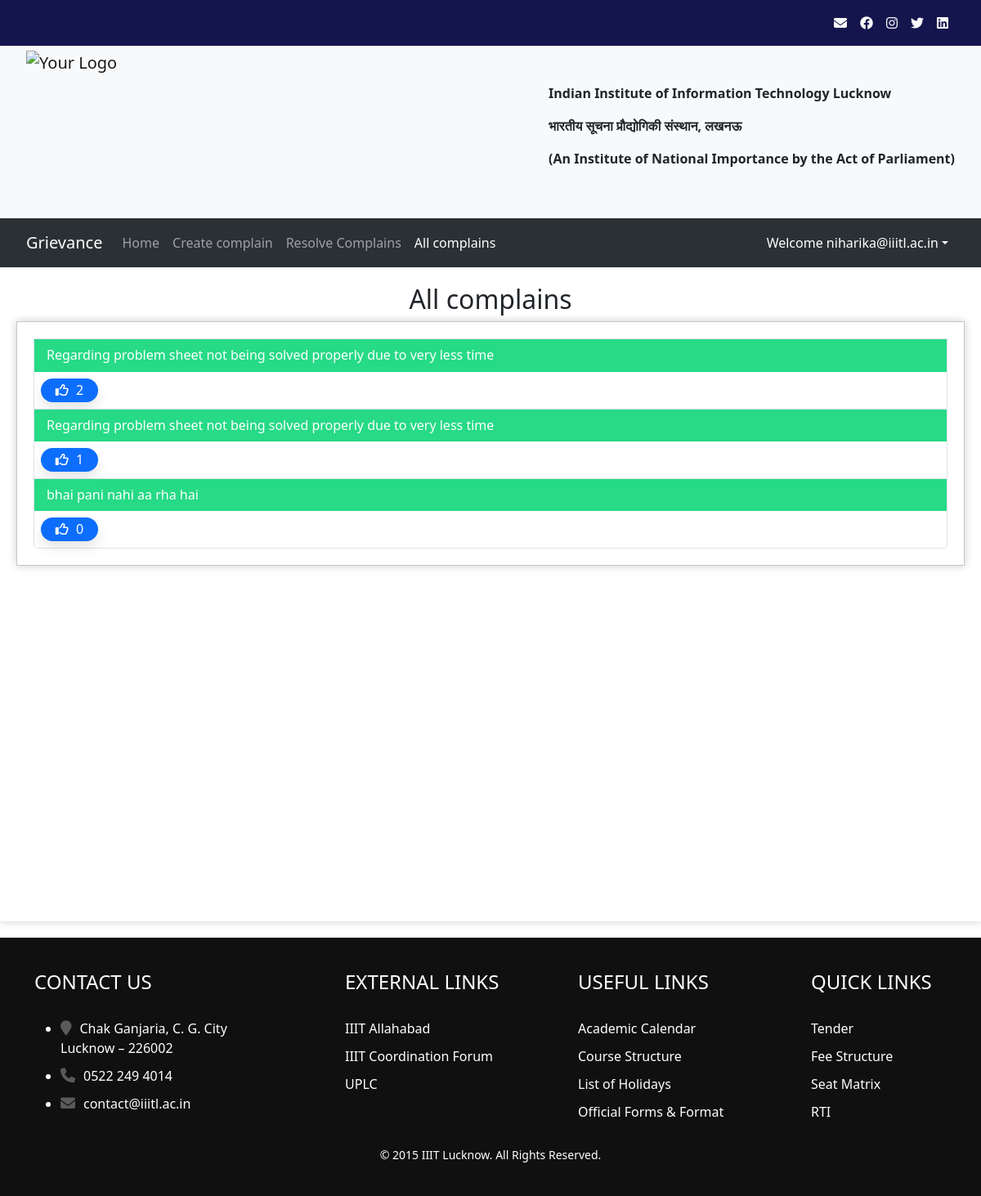
Before: /allcomplain (signed in) with the older database file.
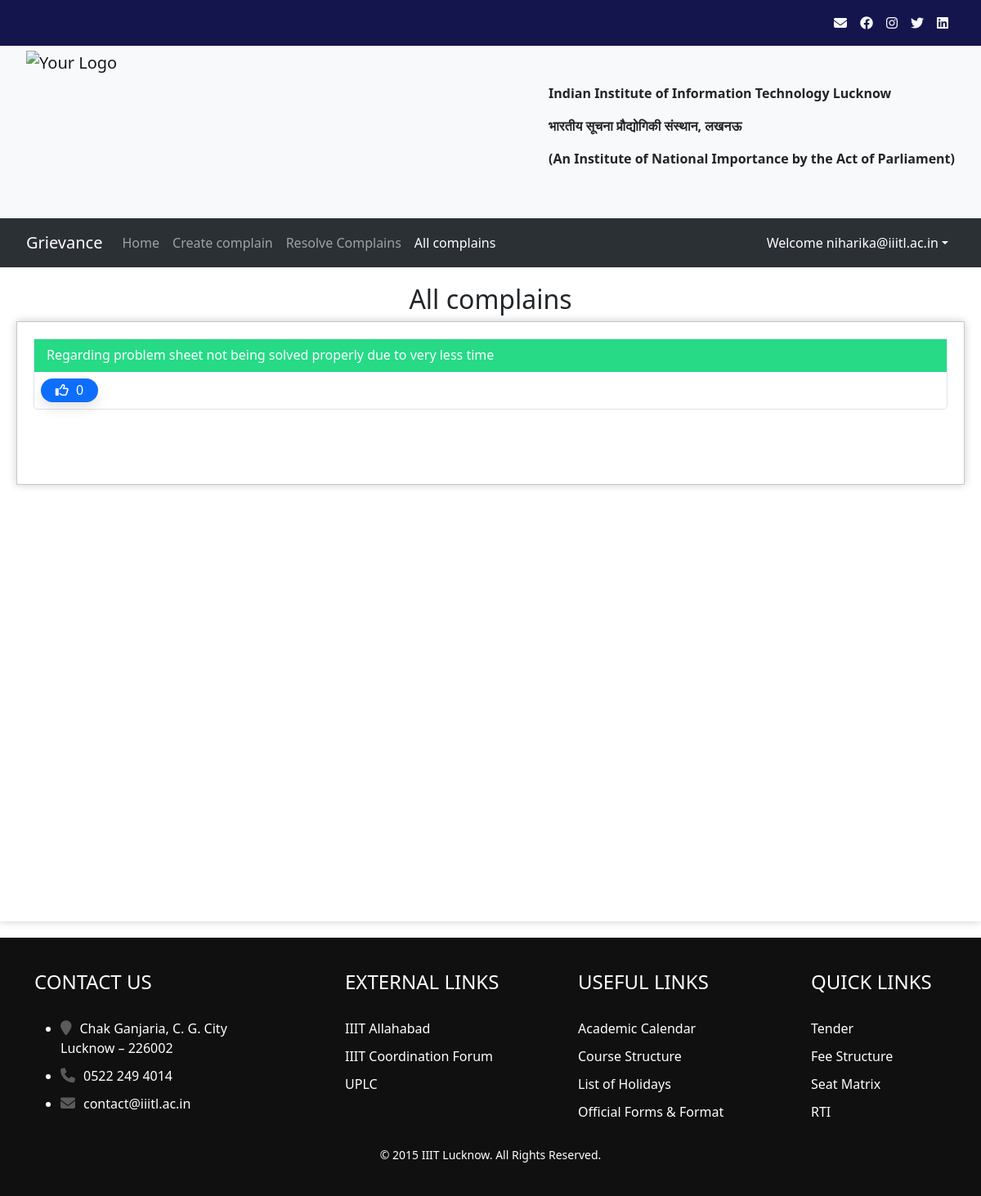
After: the same page with the newer database file.
### complainapp/models.py (models this page shows, shortened)
class Complain(models.Model):
    id = models.AutoField
    heading = models.CharField(max_length=300)
    description = models.TextField()
    registered_by = models.ForeignKey(Profile, on_delete=models.CASCADE)
    registered_to = models.ForeignKey('Designation', on_delete=models.CASCADE)
    registered_date = models.DateField(default=now, db_index=True)
    response_date = models.DateField(default=datetime.utcnow() + timedelta(days=2))
    completed = models.BooleanField(default=False)
    likes = models.ManyToManyField(User,related_name="postlike", blank=True, db_index=True)

### complainapp/views.py (the view)
# urls.py: path('allcomplain', views.allcomplain, name = "allcomplain"),
@login_required(login_url='/')
def allcomplain(request):
    allcomplain = Complain.objects.all().filter()
    allcomplain = Complain.objects.filter(completed=False).annotate(like_count=Count('likes')).order_by('-like_count')
    return render(request,'complainapp/allcomplains.html',{'allcomplain':allcomplain})

### complainapp/context_processors.py (called while the page is built)
def has_designation(request):
    user = request.user
    if user.is_superuser:
        return {'has_designation': True}
    has_designation = False
    if user.is_authenticated:
        has_designation = Profile.objects.get(user=user).designation_holder.exists()
    return {'has_designation': has_designation}

### complainapp/templatetags/urlactive.py (called while the page is built)
@register.simple_tag(takes_context=True)
def navactive(context, url):
    if context['request'].path == reverse(url):
        return 'active'
    return ''

### templates/complainapp/allcomplains.html (shortened to what this page needs)
{% extends 'complainapp/basic.html' %}
{% load static %}
{% block style %}
<link rel="stylesheet" href="{% static '/css/complainapp/respondcomplain.css' %}">
{% endblock style %}
{% block body %}
<div class="content-enclosure">
    <h2 class='text-center'>All complains</h2>
    <div class="complains1" style="min-height:200px">
        <div class="list-group complain-list" style="border-radius:0px 0px 5px 5px">
            {% for complain in allcomplain %}
            <div class="list-group-item complain-class" aria-current="true">
                <h6 class="complain-subject">{{ complain.heading }}</h6>
                <form action="{% url 'postlike' %}" method="POST" style="margin-left:auto;display:flex;"> {% csrf_token %}
                    <div class="cwrapper">
                        {% if user not in complain.likes.all %}
                        <button type="submit" class="btn-like like m-2"><i class="far fa-thumbs-up liking"></i> <span class="like-count">{{ complain.likes.all.count }}</span> </button>
                        {% else %}
                        <button type="submit" class="btn-like unlike m-2"><i class="fas fa-thumbs-up liking"></i> <span class="like-count">{{ complain.likes.all.count }}</span> </button>
                        {% endif %}
                    </div>
                </form>
            </div>
            {% endfor %}
        </div>
    </div>
</div>
{% endblock body %}

Changed rows visible on the page:
removed Complain: heading "Regarding problem sheet not being solved properly due to very less time", likes.all.count "2"
removed Complain: heading "Regarding problem sheet not being solved properly due to very less time", likes.all.count "1"
removed Complain: heading "bhai pani nahi aa rha hai", likes.all.count "0"
added Complain: heading "Regarding problem sheet not being solved properly due to very less time", likes.all.count "0"
